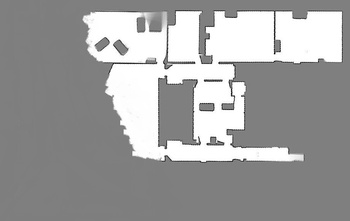
#> input picture Map_Merging/FYP_Data_Collection/Ver1_Pairs/Images/ap_hill_crop_2.jpg, 350 x 221 px, shrunk from 920 x 581 before the run
$ python dimensions_check.py
#> lines starting #> are read from the running program, lines starting #| are printed output that depends on the picture
import cv2 as cv

# Image selection 1
imageA = cv.imread('Images/ap_hill_crop_2.jpg')
#> imageA is the input picture: shape (221, 350, 3); min 0, max 255, mean 159.2
imageB = cv.imread('Images/ap_hill_crop_1.jpg')
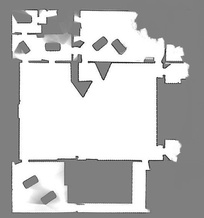
#> input picture Map_Merging/FYP_Data_Collection/Ver1_Pairs/Images/ap_hill_crop_1.jpg, 204 x 218 px, shrunk from 536 x 573 before the run
#> imageB is the input picture: shape (218, 204, 3); min 17, max 255, mean 189.2
print(imageA.shape)
#| (221, 350, 3)
print(imageB.shape)
#| (218, 204, 3)
# Image selection 2
imageA = cv.imread('Images/arena_astar_crop_1.jpg')
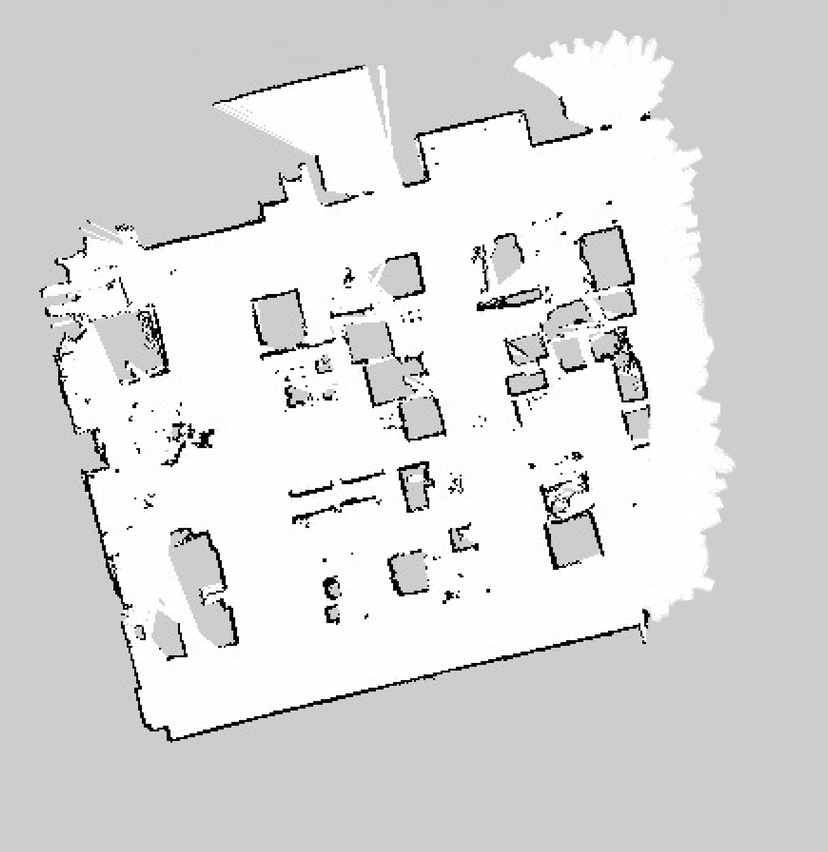
#> input picture Map_Merging/FYP_Data_Collection/Ver1_Pairs/Images/arena_astar_crop_1.jpg, 828 x 852 px, shrunk from 2176 x 2240 before the run
#> imageA is the input picture: shape (852, 828, 3); min 0, max 255, mean 218.8
imageB = cv.imread('Images/arena_astar_crop_2.jpg')
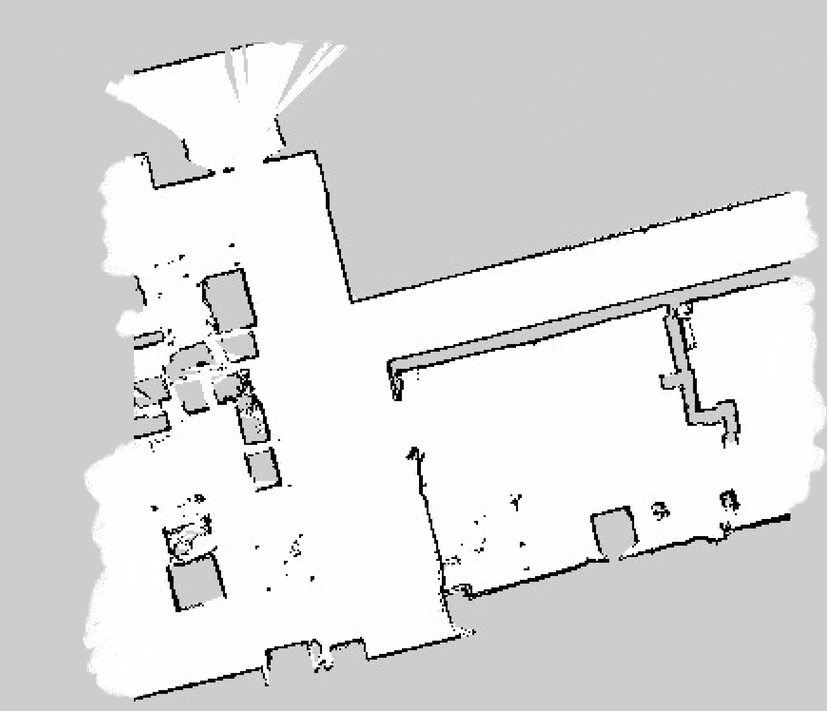
#> input picture Map_Merging/FYP_Data_Collection/Ver1_Pairs/Images/arena_astar_crop_2.jpg, 827 x 711 px, shrunk from 2173 x 1870 before the run
#> imageB is the input picture: shape (711, 827, 3); min 0, max 255, mean 220.5
print(imageA.shape)
#| (852, 828, 3)
print(imageB.shape)
#| (711, 827, 3)
# Image selection 3
imageA = cv.imread('Images/csc_crop_2.jpg')
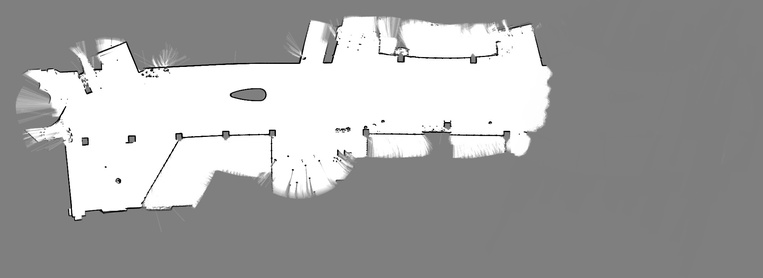
#> input picture Map_Merging/FYP_Data_Collection/Ver1_Pairs/Images/csc_crop_2.jpg, 763 x 278 px, shrunk from 2005 x 731 before the run
#> imageA is the input picture: shape (278, 763, 3); min 0, max 255, mean 163.6
imageB = cv.imread('Images/csc_crop_1.jpg')
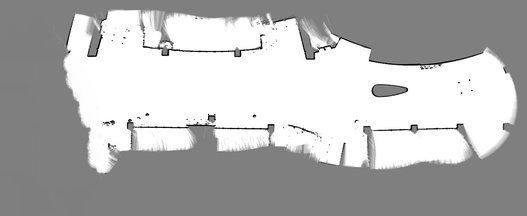
#> input picture Map_Merging/FYP_Data_Collection/Ver1_Pairs/Images/csc_crop_1.jpg, 527 x 216 px, shrunk from 1386 x 569 before the run
#> imageB is the input picture: shape (216, 527, 3); min 0, max 255, mean 180.7
print(imageA.shape)
#| (278, 763, 3)
print(imageB.shape)
#| (216, 527, 3)
# Image selection 4
imageA = cv.imread('Images/Andrew_Howard_SDR_site_crop_1.jpg')
imageB = cv.imread('Images/Andrew_Howard_SDR_site_crop_2.jpg')
#> (the run stopped early here; a loop or call above may not have finished)
